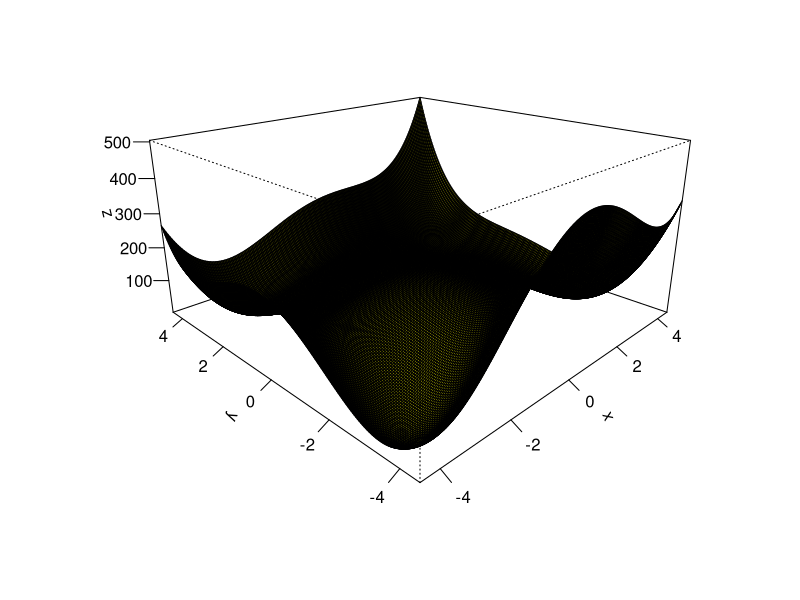
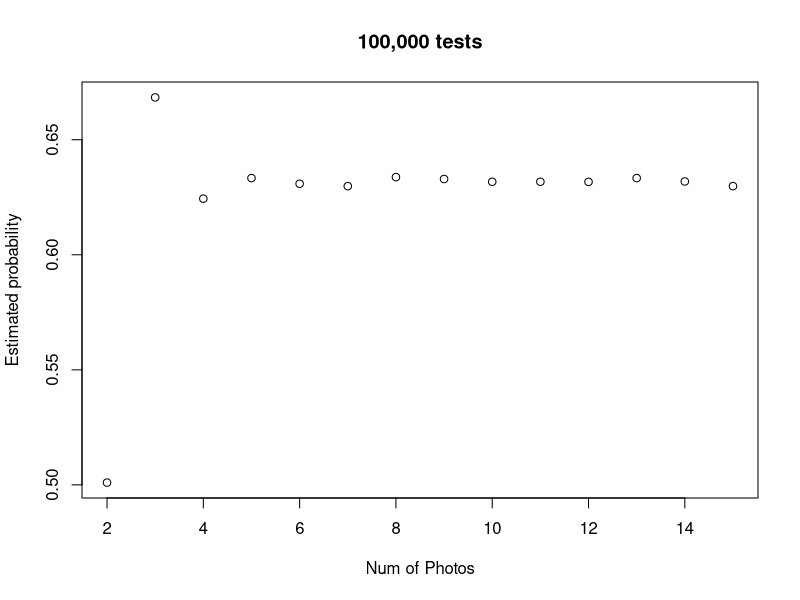

Reproduce these figures in R, in order. (Note: this script raises an error after producing the figures.)
####################Question 1############################
#Question 1
#Defining the Matrix
A<-matrix(c(3,-1,0,-1,0,-1,3,-1,3,-1,0,-1,3,1,0,-1,3,1,5,-1,0,-1,0,-1,1), nrow=5)

#Function that can be passed Matx in order to perform Cholesky Functions
choleskyFunction <- function(Matx){
  #Finds the upper triangular matrix
  L<-chol(Matx)
  #Transposes the matrix to show the lower triangular matrix
  Lt<-t(L)
  #Displays the lower hand matrix
  Lt
}
#Runs the function
choleskyFunction(A)
####################Question 2############################
#Question 2 
#Singular value Decompostion
#the creation of matrix
Q2Matrix <- matrix(c(1,1,1,1,2,0,0,0),nrow = 4)
#Displaying original matrix
Q2Matrix
#using the svd function to show the singular values
sv <-svd(Q2Matrix)
#Displaying Singular values
sv
####################Question 3############################
#Question 3
####################Question 4############################
#Question 4
####################Question 5#############################
#Question 5
#Function plot - Plot the formula below
Question5F<-function(x,y,a,b) (x^2+y-11)^2+(x+y^2-7)^2
#defining the x,y and z of the measurements
x<-seq(-4.5,4.5,length.out = 200)
y<-seq(-4.5,4.5,length.out = 200)
z<-outer(x,y,Question5F,a=1,b=100)

#plotting the graph 
persp(x,y,z,theta =-45,phi=20,expand=0.5,col="yellow",shade =1,ticktype ="detailed",xlab ="x",ylab ="y",zlab="z")

#Writing the function so x,y is a vector
Question5FV<-function(vec) (vec[1]^2+vec[2]-11)^2+(vec[1]+vec[2]^2-7)^2


###################Finding the minimums###########################
#Minimum can be found based on value being 0 or so close to 0
#Based on plot there seems to be 4 dips representing each minimum is extracted here
#From plot minimum seems to be near x=-4,y=-4.
minimum1<- optim(c(-4,-4),Question5FV)$par
minimum1

#From plot minimum seems to be near x = 4, y= -3.5
minimum2 <- optim(c(4,-3.5),Question5FV)$par
minimum2

#From plot minimum seems to be near x = -3.5, y = 3.5
minimum3 <- optim(c(-3.5, 3.5),Question5FV)$par
minimum3

#From plot minimum seems to be near x = 3.5, y = 3.5
minimum4 <- optim(c(3.5,3.5),Question5FV,hessian = TRUE)$par
minimum4

####################Finding the Maximum points#####################
maximum1 <- optim(c(0,0),control=list(fnscale=-1),Question5FV)$par
maximum1

###################finding the saddle points######################
#Lets define the partial derivatives by plugging vec[1] and vec[2] instead of x and y
fx <- function(x,y,h=0.001){
  (Question5F(x+h,y) - Question5F(x,y))/h
}
fy <- function(x,y,h=0.001){
  (Question5F(x,y+h)-Question5F(x,y))/h
}


fxb <- function(vec){
  fx(vec[1],vec[2])
}
fyb <- function(vec){
  fy(vec[1],vec[2])
}

#call sumssq the function of the vector vec made of the sum of the squares
#of the two parial derivatives
sumssq <- function(vec){
  fxb(vec)^2+fyb(vec)^2
}

#Now we can find the coordinates of the saddle points through "optim".
#We do exactly the same thing for all three points, just changing the guess of their location. 
#according to the graph. 

saddle_point1 <- optim(c(-3.5,0),sumssq)$par
saddle_point1

saddle_point2 <- optim(c(0,-3.5),sumssq)$par
saddle_point2

saddle_point3 <- optim(c(0,2),sumssq)$par
saddle_point3

#creating a list of minimum points
minimum_list <- list(minimum1,minimum2,minimum3,minimum4)
#List of minimum points
minimum_list

#this represents the only maximum point in graph
maximum1

#list of saddle points
saddle_point_list <- list(saddle_point1,saddle_point2,saddle_point3)
#Print of saddle point list
saddle_point_list

####################Question 7#################################

#number of pictures inside of simulation

#variable to keep track of matched amount
totalNumberMatched <- 0


#function of pairing actors
pairActor <- function(secNumber, trials){
  #variable to track if match has taken place
  numOfMatches <- 0
  #looping through number of trials = 100,000
  for (t in 1:trials) {
    #variables storing the number of photos present in each sequance
    numberOfActors <- seq(1:secNumber)
    numberOfBabys <- sample(1:secNumber)
    
    #for loop comparing
    for(i in 1:secNumber){
      if(numberOfActors[i] == numberOfBabys[i])
      {
        #If match takes place, log
        numOfMatches = numOfMatches + 1
      }
    }
    #checking if matches have taken place
    if(numOfMatches != 0){
      #if any number of matches has taken place, track total number of matches
      totalNumberMatched = totalNumberMatched +1
      #Number of matches set to zero so tracking can take place
      numOfMatches = 0
    }
  }
 #print out the % of successful matches over the trials
  percentageSuccess <- totalNumberMatched/trials
  return(percentageSuccess)
}

#set the number of pictures present
nPictures <- seq(2,15)
#define the number of times the results will be collected
result <- seq(1,14)

#call the function 14 times storing the results each time,  
for(n in 1:14){
  result[n] <- pairActor(nPictures[n],100000)  
}

#forming a final plot so that it can be plotted againced the correct number of photos
finalPlot <- matrix(c(seq(2,15),result), nrow = 14)

#plotting the final results on graph
plot(finalPlot,main = "100,000 tests", xlab = "Num of Photos",ylab = "Estimated probability")

#Commenting done inside of submission document. 
#Discussing the reason probability stabilizes at 5+ photos


################################## Question 8 ##################################

#loading the images
face1.bmp <- read.bmp(file.choose())
face2.bmp <- read.bmp(file.choose())
face3.bmp <- read.bmp(file.choose())

#Working out the averages of the 3 faces and plot an image of it
#defining rotate function
rotate.m <- function(m) t(m)[,nrow(m):1]

#getting the average of the 3 face matrix
averOfFaces <- (face1.bmp+face2.bmp+face3.bmp)/3

#plotting image 1
image(rotate.m(face1.bmp),col = gray((0:32)/32),axes=F)
#plotting image 2
image(rotate.m(face2.bmp),col = gray((0:32)/32),axes=F)
#plotting image 3
image(rotate.m(face3.bmp),col = gray((0:32)/32),axes=F)

#Plotting the average of the 3 images
image(rotate.m(averOfFaces),col = gray((0:32)/32),axes=F)

#4 figures arranged in 2 rows and 2 columns
attach(face1.bmp)

#Plotting images of difference of each face from the average face on one figure.
#defining the difference between the original faces vs the average face
differnce1 <- face1.bmp - averOfFaces
differnce2 <- face2.bmp - averOfFaces
differnce3 <- face3.bmp - averOfFaces

par(mfrow = c(2,2))
#plotting image 1
image(rotate.m(differnce1),col = gray((0:32)/32),axes=F)
#plotting image 2
image(rotate.m(differnce2),col = gray((0:32)/32),axes=F)
#plotting image 3
image(rotate.m(differnce3),col = gray((0:32)/32),axes=F)

#Plotting the average of the 3 images
image(rotate.m(averOfFaces),col = gray((0:32)/32),axes=F)
